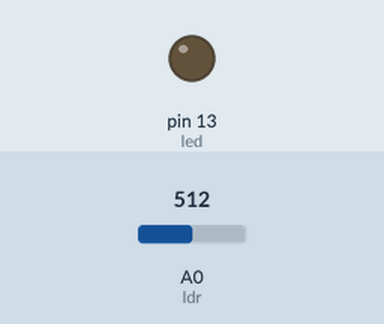
Simulated run of this sketch. Board: Arduino Uno, built with avr-gcc and run on an emulated ATmega328P. Parts: output pins drawn as LEDs (lit = HIGH). Inputs (shaded band) come from the test bench; at power-on: A0 (ldr) = 512.

Above: at 1.2 s.
1.3 s: A0 (ldr) set to 55
2.8 s: A0 (ldr) set to 46
At 3.1 s:
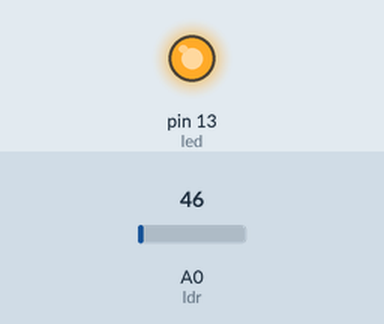
5.8 s: A0 (ldr) set to 122
At 6.6 s:
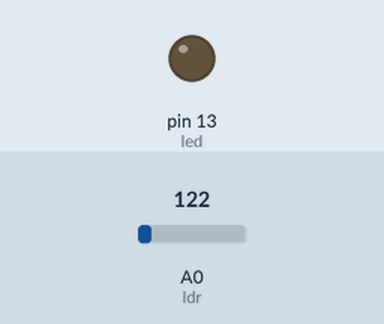
7.3 s: A0 (ldr) set to 40
At 7.7 s:
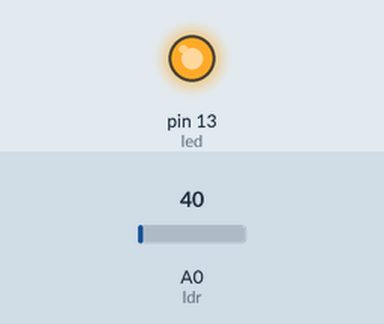
Timing chart, 0 to 10.3 s (numbered marks = the images above; inputs shaded):
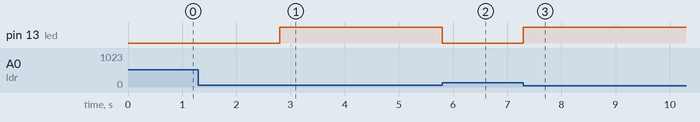

Measured:
- the behaviour switches between 50 and 49 on A0 (ldr) (found by bisection; images 0 and 1)
- after the input at 1.3 s, every drawn part: stays the same
- after the input at 2.8 s, pin 13 (led): LOW → HIGH at once
- after the input at 5.8 s, pin 13 (led): HIGH → LOW at once
- after the input at 7.3 s, pin 13 (led): LOW → HIGH at once

The sketch:

LDR_sensor.ino
```cpp
const int led=13;
const int ldr=A0;
void setup() {
  Serial.begin(9600);
  pinMode(led,OUTPUT);
  pinMode(ldr,INPUT);
}

void loop() {
 int ldrstatus=analogRead(ldr);
 if(ldrstatus<50)
 {
  digitalWrite(led,HIGH);
  delay(1000);
  digitalWrite(led,LOW);
 }
 else
 {
  digitalWrite(led,LOW);
 }
}
```
